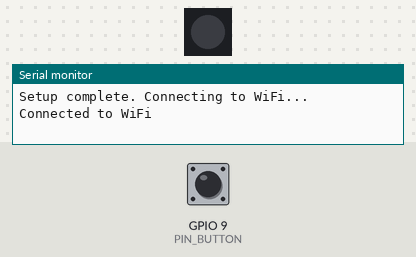
A program run on a simulated ESP32-C3. On the bench: 1 RGB LEDs in strip order, left to right, the last lines printed to the serial monitor. The test bench sets the inputs (shaded band); at power-on: GPIO 9 (PIN_BUTTON) HIGH. Dim RGB values are drawn brighter than linear; WiFi joins after 1.5 s; servers stay silent unless stated; uploads are accepted with an empty reply; the local clock reads 2024-03-15 10:24:30 at power-on unless the program sets it; web services answer with replies made up by the test bench; not simulated (calls return 0 or success): credentials.h.

Above: at 2.3 s.
2.4 s: GPIO 9 (PIN_BUTTON) pulled LOW for 0.15 s
At 2.64 s:
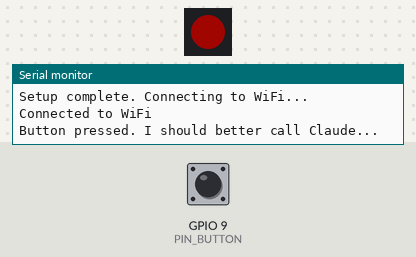
5.4 s: GPIO 9 (PIN_BUTTON) pulled LOW for 1 s
8.4 s: GPIO 9 (PIN_BUTTON) pulled LOW for 0.15 s
At 8.49 s:
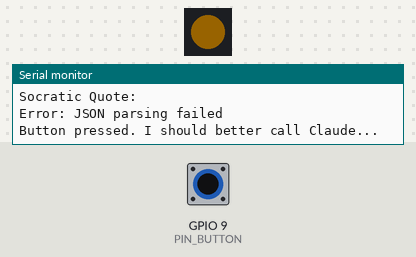
11.4 s: GPIO 9 (PIN_BUTTON) pulled LOW for 3.2 s
16.1 s: GPIO 9 (PIN_BUTTON) pulsed LOW 5 times (0.12 s each, 0.3 s apart)
At 17.5 s:
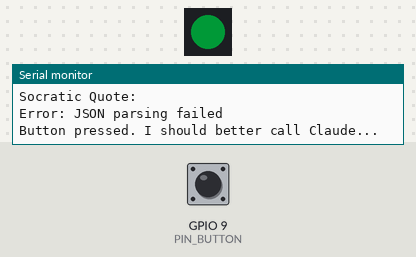
19.1 s: GPIO 9 (PIN_BUTTON) pulled LOW for 0.15 s
At 19.26 s:
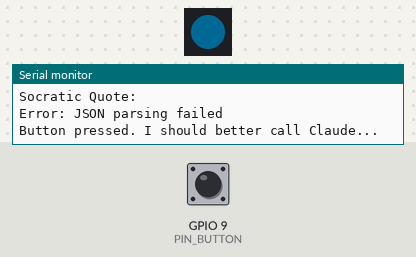
Timing chart, 0 to 23.1 s (numbered marks = the images above; inputs shaded):
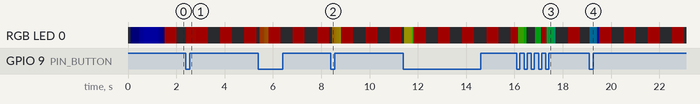

The program:

main.cpp
```cpp
#include <Arduino.h>
#include <WiFi.h>
#include <HTTPClient.h>
#include <ArduinoJson.h>
#define FASTLED_INTERNAL
#include <FastLED.h>
#include "credentials.h"
#include "config.h"

// Pin definitions for different boards
#if defined(CONFIG_IDF_TARGET_ESP32C3)
    #define PIN_BUTTON 9
    #define PIN_LED 2
    #define LED_TYPE SK6812
#elif defined(ARDUINO_M5STACK_STAMPS3)
    #define PIN_BUTTON 0
    #define PIN_LED 21
    #define LED_TYPE WS2812
#else
    #error "Unsupported board selected"
#endif

// Claude API configuration
const char* apiEndpoint = "https://api.anthropic.com/v1/messages";

// LED setup
CRGB leds[NUM_LEDS];

// LED states
enum LedState {
    WAITING_FOR_WIFI,
    WAITING_FOR_INPUT,
    WAITING_FOR_API,
    IDLE
};

// Global variables
LedState currentLedState = WAITING_FOR_WIFI;
TaskHandle_t ledTaskHandle = NULL;
TaskHandle_t wifiTaskHandle = NULL;
bool serialAvailable = false;
bool wifiConnected = false;

// Function prototypes
void setupWiFi(void * parameter);
String getCurrentTimeDate();
String getQuoteFromClaude(const String& timeDate);
void ledTask(void * parameter);
void debugPrint(const String& message, bool always = false);

void setup() {
    Serial.begin(115200);

    // Wait for serial connection or timeout after 3 seconds
    unsigned long startTime = millis();
    while (!Serial && millis() - startTime < 3000) {
        delay(100);
    }
    serialAvailable = Serial;

    pinMode(PIN_BUTTON, INPUT_PULLUP);
    FastLED.addLeds<LED_TYPE, PIN_LED, GRB>(leds, NUM_LEDS);
    FastLED.setBrightness(LED_BRIGHTNESS);

    // Create the LED task
    xTaskCreatePinnedToCore(
        ledTask,
        "LEDTask",
        2048,
        NULL,
        1,
        &ledTaskHandle,
        0
    );

    // Create the WiFi connection task
    xTaskCreatePinnedToCore(
        setupWiFi,
        "WiFiTask",
        4096,
        NULL,
        1,
        &wifiTaskHandle,
        1
    );

    debugPrint("Setup complete. Connecting to WiFi...", true);
}

void loop() {
    static unsigned long lastDebounceTime = 0;
    static const unsigned long debounceDelay = 50;

    if (wifiConnected && digitalRead(PIN_BUTTON) == LOW) {
        if ((millis() - lastDebounceTime) > debounceDelay) {
            debugPrint("Button pressed. I should better call Claude...", true);

            currentLedState = WAITING_FOR_API;

            String timeDate = getCurrentTimeDate();
            if (timeDate != "") {
                String quote = getQuoteFromClaude(timeDate);

                currentLedState = IDLE;

                debugPrint("Socratic Quote:", true);
                debugPrint(quote, true);
            } else {
                debugPrint("Failed to get current time and date.", true);
            }

            currentLedState = WAITING_FOR_INPUT;
        }
        lastDebounceTime = millis();
    }
    delay(10);
}

// Sets up WiFi connection with retry mechanism
void setupWiFi(void * parameter) {
    WiFi.begin(ssid, password);
    int attempts = 0;
    while (WiFi.status() != WL_CONNECTED && attempts < 20) {
        delay(500);
        debugPrint(".");
        attempts++;
    }
    if (WiFi.status() != WL_CONNECTED) {
        debugPrint("\nFailed to connect to WiFi. Restarting...", true);
        ESP.restart();
    }
    debugPrint("\nConnected to WiFi", true);
    wifiConnected = true;
    currentLedState = WAITING_FOR_INPUT;
    vTaskDelete(NULL);
}

// Fetches current date and time from a web API
String getCurrentTimeDate() {
    if (WiFi.status() != WL_CONNECTED) {
        debugPrint("WiFi not connected");
        return "";
    }

    HTTPClient http;
    http.begin("http://worldtimeapi.org/api/ip");
    http.setTimeout(10000); // Set timeout to 10 seconds
    int httpResponseCode = http.GET();

    if (httpResponseCode > 0) {
        String payload = http.getString();
        debugPrint("Raw time API response:");
        debugPrint(payload);

        StaticJsonDocument<1024> doc;
        DeserializationError error = deserializeJson(doc, payload);
        if (error) {
            debugPrint("JSON parsing failed: ");
            debugPrint(error.c_str());
            http.end();
            return "";
        }
        String datetime = doc["datetime"].as<String>();
        http.end();
        debugPrint("Capacity used: " + String(doc.memoryUsage()));
        return datetime;
    } else {
        debugPrint("Error code: " + String(httpResponseCode));
        debugPrint("Response: " + http.getString());
        http.end();
        return "";
    }
}

// Queries Claude API for a Socratic quote based on the current date and time
String getQuoteFromClaude(const String& timeDate) {
    if (WiFi.status() != WL_CONNECTED) {
        debugPrint("WiFi not connected");
        return "Error: WiFi not connected";
    }

    HTTPClient http;
    http.begin(apiEndpoint);
    http.addHeader("Content-Type", "application/json");
    http.addHeader("x-api-key", apiKey);
    http.addHeader("anthropic-version", "2023-06-01");

    char message[256];
    snprintf(message, sizeof(message), MESSAGE_TEMPLATE, timeDate.c_str());

    // Create a JSON object for the payload
    DynamicJsonDocument doc(1024);
    doc["model"] = CLAUDE_MODEL;
    doc["max_tokens"] = CLAUDE_MAX_TOKENS;
    doc["temperature"] = CLAUDE_TEMPERATURE;
    doc["system"] = SYSTEM_PROMPT;
    JsonArray messages = doc["messages"].to<JsonArray>();
    JsonObject messageObj = messages.createNestedObject();
    messageObj["role"] = CLAUDE_ROLE;
    messageObj["content"] = message;

    String payload;
    serializeJson(doc, payload);

    debugPrint("Sending request to Claude API...");
    debugPrint(payload);

    unsigned long startTime = millis();

    http.setTimeout(30000);  // Set timeout to 30 seconds
    int httpResponseCode = http.POST(payload);
    String response = "";

    if (httpResponseCode > 0) {
        String rawResponse = http.getString();
        debugPrint("Raw response from Claude API:");
        debugPrint(rawResponse);

        DynamicJsonDocument responseDoc(2048);
        DeserializationError error = deserializeJson(responseDoc, rawResponse);

        if (error) {
            debugPrint("deserializeJson() failed: " + String(error.c_str()));
            response = "Error: JSON parsing failed";
        } else {
            if (responseDoc["content"][0]["text"].is<String>()) {
                response = responseDoc["content"][0]["text"].as<String>();
                response.trim();
            } else {
                response = "Error: Unexpected JSON structure";
            }
        }
        debugPrint("Capacity used: " + String(responseDoc.memoryUsage()));
    } else {
        debugPrint("HTTP Error code: " + String(httpResponseCode));
        debugPrint("Response: " + http.getString());
        response = "Error: Unable to get quote";
    }

    http.end();

    unsigned long duration = millis() - startTime;
    debugPrint("API request duration: " + String(duration) + "ms");

    return response;
}

// FreeRTOS task for LED control
void ledTask(void * parameter) {
    uint8_t hue = 0;
    bool ledOn = false;
    unsigned long lastToggle = 0;
    const unsigned long blinkInterval = 500; // 0.5 second blink interval

    for(;;) {
        switch (currentLedState) {
            case WAITING_FOR_WIFI:
                // Blue pulsing effect for WiFi connection
                leds[0] = CHSV(160, 255, abs(sin(millis() / 500.0) * 255));
                FastLED.show();
                break;

            case WAITING_FOR_INPUT:
                if (millis() - lastToggle >= blinkInterval) {
                    ledOn = !ledOn;
                    leds[0] = ledOn ? CRGB::Red : CRGB::Black;
                    FastLED.show();
                    lastToggle = millis();
                }
                break;

            case WAITING_FOR_API:
                leds[0] = CHSV(hue, 255, 255);
                FastLED.show();
                hue++;
                break;

            case IDLE:
                leds[0] = CRGB::Black;
                FastLED.show();
                break;
        }

        vTaskDelay(pdMS_TO_TICKS(20)); // 50Hz update rate
    }
}

// Prints debug messages to Serial if DEBUG_MODE is enabled and Serial is available
void debugPrint(const String& message, bool always) {
    if ((DEBUG_MODE || always) && serialAvailable) {
        Serial.println(message);
    }
}
```

config.h
```cpp
#ifndef CONFIG_H
#define CONFIG_H

#define STRINGIFY(x) #x
#define TOSTRING(x) STRINGIFY(x)

// Debug mode: 0 for simple output, 1 for full debug
#define DEBUG_MODE 0

// Claude API configuration
#define CLAUDE_MODEL "claude-3-haiku-20240307"
#define CLAUDE_MAX_TOKENS 100
#define CLAUDE_TEMPERATURE 1
#define CLAUDE_ROLE "user"

// System prompt and message template
#define SYSTEM_PROMPT \
    "You are channeling the wisdom and style of Socrates to generate philosophical quotes. " \
    "Follow these steps when given a specific date:" \
    "\n1. Consider the provided date (day and month)." \
    "\n2. List 10 major historical events associated with this day from any era, including ancient times and modern day. Include brief descriptions." \
    "\n3. Choose one event at random from your list." \
    "\n4. Generate a thought-provoking quote in Socrates' style that relates to the chosen event." \
    "\n5. The quote should:" \
    "\n   a) Reflect Socratic wisdom and questioning." \
    "\n   b) Use Socratic irony or questioning to encourage critical thinking about the event or its implications for humanity." \
    "\n   c) Be concise and impactful," \
    "\n6. Your response must not exceed " TOSTRING(CLAUDE_MAX_TOKENS) " tokens." \
    "\n7. Do not mention that you are an AI or that the event might be after Socrates' time." \
    "\n8. In your response, name the event chosen then include only the final quote, without listing the events or explaining your process." \
    "\nRemember, the goal is to create a timeless philosophical reflection that seems as if Socrates himself is pondering the significance of the chosen event."
#define MESSAGE_TEMPLATE "The date is : %s."


// LED configuration
#define NUM_LEDS 1
#define LED_BRIGHTNESS 34

#endif // CONFIG_H
```
